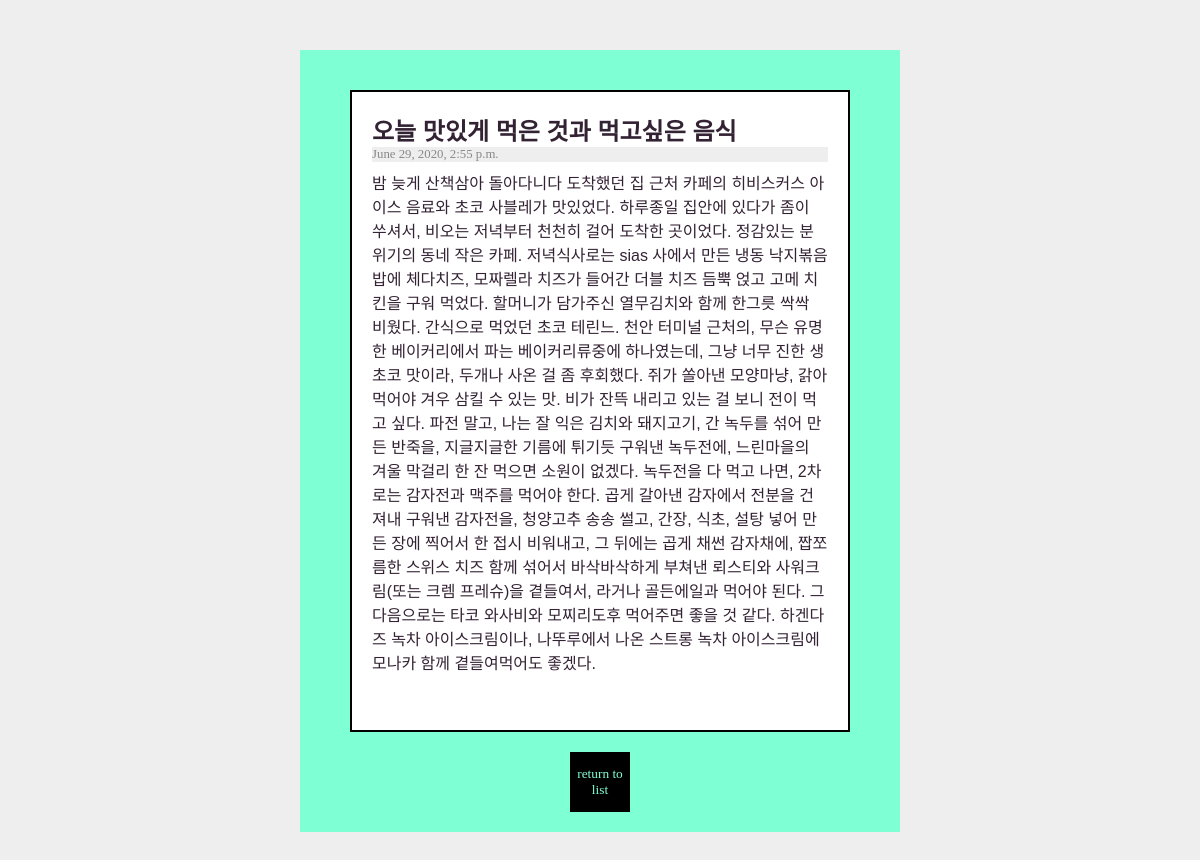
The app's page /diary/4 with its own data.
### diaryapp/models.py (models this page shows, shortened)
class Blog(models.Model) :
    title = models.CharField(max_length= 200)
    pub_date = models.DateTimeField('data published')
    body = models.TextField()

### diaryapp/views.py (the view)
# urls.py: path('diary/<int:blog_id>',diaryapp.views.detail, name="detail"),
def detail(request, blog_id) :
    blog_detail = get_object_or_404(Blog, pk=blog_id)
    return render(request, 'detail.html', {'blog' : blog_detail})

### diaryapp/templates/detail.html (shortened to what this page needs)
<!DOCTYPE html>
<html lang="en">
<head>
</head>
<body>
    <div class="container">
        <div class="card">
            <h1> {{ blog.title }}</h1>
            <p class="date"> {{ blog.pub_date }} </p>
            <p class="main">{{ blog.body }} </p>
            <br><br>
            {% load disqus_tags %}
        </div>
        <a href ="{% url 'diary' %}"><button type="button">return to list</button></a>
    </div>
</body>
</html>

### diaryapp/templates/detail.html (style rules this page uses)
* { margin: 0; padding: 0; color: #323; box-sizing: border-box; font-family: san-serif; }
a { text-decoration: none; }
body { background: #eee; }
.container { width: 600px; height:fit-content; padding-top: 20px; margin: 50px auto; background-color: aquamarine; text-align: center; }
.card { width: 500px; height: fit-content; margin: 20px auto; padding: 20px; text-align: left; background: #fff; border: solid 2px black; }
button { font-family: serif; width: 60px; height: 60px; margin-bottom: 20px; cursor: pointer; color: aquamarine; background-color: #000; border-style: none; }
h1 { font-size: 1.5em; font-weight: bolder; font-family: sans-serif; }
p.date { color: #888; background: #eee; font-size: 0.8em; }
p.main { font-family: sans-serif; margin-top: 8px; }

### records on screen
Blog: title "오늘 맛있게 먹은 것과 먹고싶은 음식", pub_date "June 29, 2020, 2:55 p.m.", body "밤 늦게 산책삼아 돌아다니다 도착했던 집 근처 카페의 히비스커스 아이스 음료와 초코 사블레가 맛있었다. 하루종일 집안에 있다가 좀이 쑤셔서, 비오는 저녁부터 천천히 걸어 도착한 곳이었다. 정감있는 분위기의 동네 작은 카페. 저녁식사로는 sias 사에서 만든 냉동 낙지볶음밥에 체다치즈, 모짜렐라 치즈가 들어간 더블 치즈 듬뿍 얹고 고메 치킨을 구워 먹었다. 할머니가 담가주신 열무김치와 함께 한그릇 싹싹 비웠다. 간식으로 먹었던 초코 테린느. 천안 터미널 근처의, 무슨 유명한 베이커리에서 파는 베이커리류중에 하나였는데, 그냥 너무 진한 생초코 맛이라, 두개나 사온 걸 좀 후회했다. 쥐가 쏠아낸 모양마냥, 갉아 먹어야 겨우 삼킬 수 있는 맛. 비가 잔뜩 내리고 있는 걸 보니 전이 먹고 싶다. 파전 말고, 나는 잘 익은 김치와 돼지고기, 간 녹두를 섞어 만든 반죽을, 지글지글한 기름에 튀기듯 구워낸 녹두전에, 느린마을의 겨울 막걸리 한 잔 먹으면 소원이 없겠다. 녹두전을 다 먹고 나면, 2차로는 감자전과 맥주를 먹어야 한다. 곱게 갈아낸 감자에서 전분을 건져내 구워낸 감자전을, 청양고추 송송 썰고, 간장, 식초, 설탕 넣어 만든 장에 찍어서 한 접시 비워내고, 그 뒤에는 곱게 채썬 감자채에, 짭쪼름한 스위스 치즈 함께 섞어서 바삭바삭하게 부쳐낸 뢰스티와 사워크림(또는 크렘 프레슈)을 곁들여서, 라거나 골든에일과 먹어야 된다. 그 다음으로는…"
